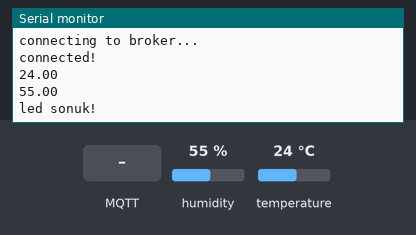
Simulated run of this sketch. Board: ESP8266 (NodeMCU). Parts: the last lines printed to the serial monitor. Inputs (shaded band) come from the test bench; at power-on: humidity 55 %, temperature 24 °C. WiFi joins after 1.5 s; servers stay silent unless stated; no MQTT or app messages arrive unless stated.

Above: at 6.2 s.
6.3 s: MQTT message "topic1" arrives on the first subscribed topic
7.8 s: MQTT message "1" arrives on the first subscribed topic
At 9.2 s:
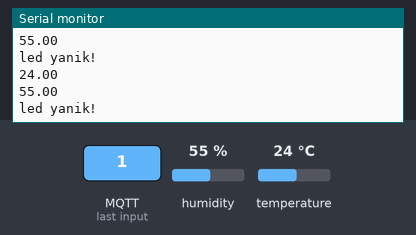
9.5 s: MQTT message "topic1" arrives on the second subscribed topic
At 10.7 s:
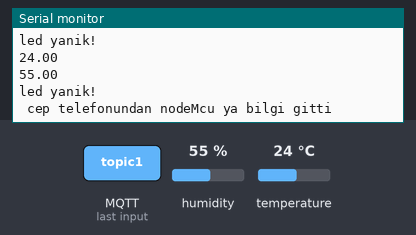
11.0 s: humidity set to 22 %
At 11.6 s:
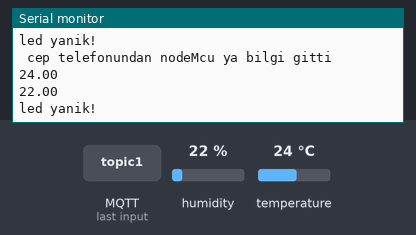
12.5 s: temperature set to 12 °C
14.0 s: humidity set to 40 %
At 14.9 s:
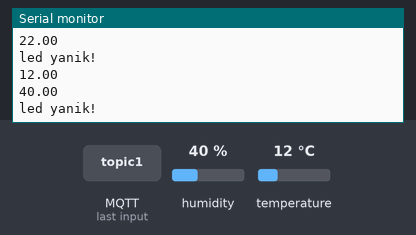
Timing chart, 0 to 16.5 s (numbered marks = the images above; inputs shaded):
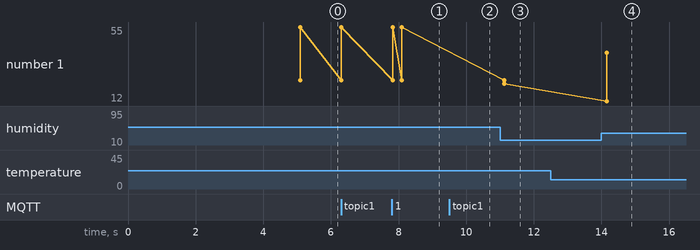

Measured:
- after the input at 7.8 s, the serial monitor: prints a new line at once (image 1)
- after the input at 9.5 s, the serial monitor: prints a new line at once (image 2)
- after the input at 11.0 s, the serial monitor: prints a new line after 0.13 s (image 3)
- after the input at 14.0 s, the serial monitor: prints a new line after 0.15 s (image 4)
- plotted number 1: 55 → 22 after the input at 11.0 s, 22 → 40 after the input at 14.0 s

The sketch:

mqtt_dht11_ekleme.ino
```cpp
#include <MQTT.h>
#include <MQTTClient.h>
#include <ESP8266WiFi.h>
#include <MQTTClient.h>
#include "DHT.h"
#define DHTTYPE DHT11   // DHT 11
uint8_t DHTPin = D6;
uint8_t led1 = D7;
DHT dht(DHTPin, DHTTYPE);
float Temperature;
float Humidity;


char ssid[] = "Redmi";
char pass[] = "onur1905";


const char* broker = "kenbuyukatak.cloud.shiftr.io";
char mqttUserName[] = "kenbuyukatak";
char mqttPass[] = "123456789";


WiFiClient net;
MQTTClient client;
unsigned long lastMillis = 0;

int alinan_mesaj_topic1;
int alinan_aktivasyon;

//========================================= connect
void connect() {
  Serial.print("\nconnecting to wifi.");
  while (WiFi.status() != WL_CONNECTED) {
    Serial.print(".");
    delay(5000);
  }
   char clientID[] ="OnurGonullu";
  Serial.print("\nconnecting to broker...");
  while (!client.connect(clientID,mqttUserName,mqttPass)) {
    Serial.print(".");
    delay(5000);
  }
  Serial.println("\nconnected!");
   client.subscribe("topic1");
   client.subscribe("deneme");
}


//========================================= messageReceived
void messageReceived(String &topic, String &payload) {

if (topic=="topic1") {
     Serial.println("mesaj geldi");

   alinan_mesaj_topic1 = (payload.toInt());
 //  digitalWrite(led1, LOW);
 oku();
}


if (topic=="deneme") {
   Serial.println(" cep telefonundan nodeMcu ya bilgi gitti");
}


}


//========================================= setup

void setup() {
  Serial.begin(9600);

  pinMode(DHTPin, INPUT);
   dht.begin();
  digitalWrite(led1, OUTPUT);

  WiFi.begin(ssid, pass);
  client.begin(broker, net);

  client.onMessage(messageReceived);
  connect();
}
//========================================= loop

void loop() {

  client.loop();
  delay(10);  // <- fixes some issues with WiFi stability
  if (!client.connected())connect();

  if (millis() - lastMillis > 3000) {
  oku();
  lastMillis = millis();
  }


}


void oku() {
Temperature = dht.readTemperature();
Humidity = dht.readHumidity();
client.publish("onur_sensor", String(Temperature),true,1);
client.publish("onur_hum", String(Humidity),true,1);
Serial.println(Temperature);
Serial.println(Humidity);


  if (alinan_mesaj_topic1 == 1) {
    digitalWrite(led1, HIGH);


   Serial.println("\led yanik!");
      }
       else {
        digitalWrite(led1, LOW);

           Serial.println("\led sonuk!");
           }

  }
```
